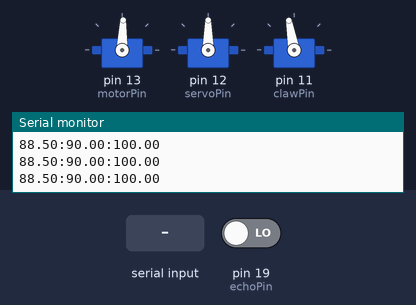
This sketch was run on a simulated Arduino Mega 2560, built with avr-gcc and run on an emulated ATmega2560. Shown: 3 × servo, the last lines printed to the serial monitor. The test bench sets the inputs (shaded band); at power-on: pin 19 (echoPin) LOW.

Above: at 4.2 s.
4.3 s: "<90:45:200>" received over Serial
At 5.5 s:
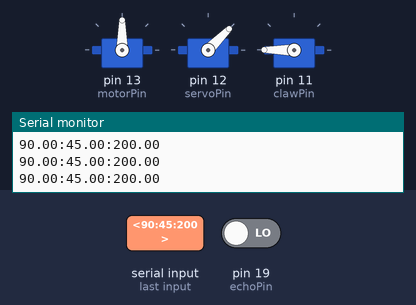
5.8 s: "<30:150:10>" received over Serial
At 6.7 s:
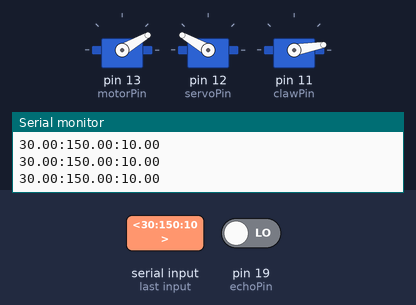
7.3 s: "<90:45>" received over Serial
At 7.8 s:
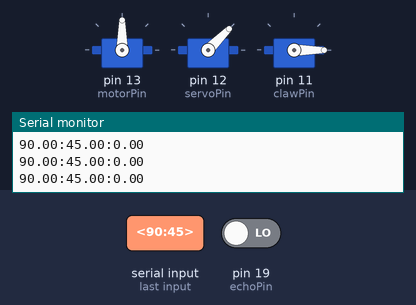
8.8 s: "<1>" received over Serial
At 10.0 s:
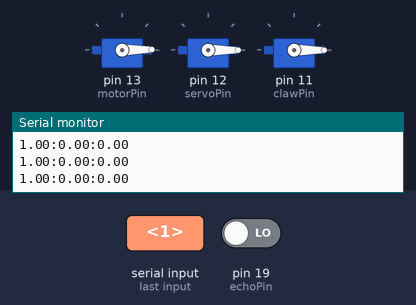
10.3 s: "<200>" received over Serial
At 11.2 s:
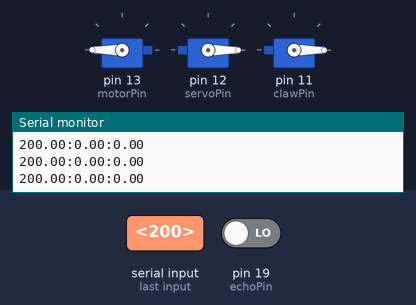
Timing chart, 0 to 12.8 s (numbered marks = the images above; inputs shaded):
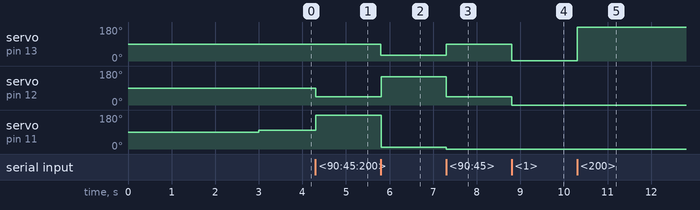

The sketch:

Minipod_v1.0.ino
```cpp
#include <TimerOne.h>
#include <Servo.h>

#define clawPin 11
#define servoPin 12
#define motorPin 13

#define trigPin 53
#define echoPin 19										// Pins 20 and 21 need special conditions to work, so use 19 instead
#define echo_int 4										// identifier for the interrupt pin
														// INT4 --> Pin 2, identifier 0
														// INT5 --> Pin 3, identifier 1
														// INT0 --> Pin 21, identifier 2
														// INT1 --> Pin 20, identifier 3
														// INT2 --> Pin 19, identifier 4
														// INT3 --> Pin 18, identifier 5

#define TIMER_US 50										// 50 uS timer duration
#define TICK_COUNTS 2000								// 25 mS worth of timer ticks, keep at least 2000 so that it doesn't give random readings


float const motorSpeedDefault = 88.5;					//92.50 for 9600 and below baud rate, 88.5 for higher baud rates

Servo Servo1;
Servo Servo2;
Servo Servo3;

float motorSpeed = motorSpeedDefault;
float servoAngle = 90;
float clawAngle = 100;


volatile long echo_start = 0;
volatile long echo_end = 0;
volatile long echo_duration = 0;
volatile int trigger_time_count = 0;


const byte numChars = 32;								// Max number of bytes received from the input buffer (absolute max is 64)
char receivedChars[numChars];
char tempChars[numChars];

float floatFromMessage1 = 0.0;
float floatFromMessage2 = 0.0;
float floatFromMessage3 = 0.0;

boolean newData = false;


const long interval = 100; 								// Has to be equal to or lower than the timeout in serial.Serial) Python setup
														// 100 preferable is preferable in order not to interact with serial.read()
unsigned long currentMillis;
unsigned long previousMillis = 0;


boolean contactReset = false;
boolean cleanBuffer = false;

//==========================

void setup() {
	delay(3000);										// Allow the ECU to initialize

    Serial.begin(38400);

    pinMode(trigPin, OUTPUT);
    pinMode(echoPin, INPUT);

	Servo1.attach(motorPin);
    Servo2.attach(servoPin);
    Servo3.attach(clawPin);

    Timer1.initialize(TIMER_US);						// Initiates timers and pin change + external ISR's
    Timer1.attachInterrupt(timerIsr);
    attachInterrupt(echo_int, echo_interrupt, CHANGE);
}

//==========================

void loop() {
    sendData();

    recvWithStartEndMarkers();
    if (newData == true) {
        strcpy(tempChars, receivedChars);
        parseData();
        setOutputs();

        newData = false;
    }

    checkForCollision();

    Servo1.write(motorSpeed);
    Servo2.write(servoAngle);
    Servo3.write(clawAngle);
}

//==========================

void sendData() {										// Sends data every x seconds interval
    currentMillis = millis();

    if (currentMillis - previousMillis >= interval) {
      previousMillis = currentMillis;


	  //Serial.println(echo_duration / 58);
      Serial.print(motorSpeed);
      Serial.print(":");
      Serial.print(servoAngle);
      Serial.print(":");
      Serial.println(clawAngle);
    }
}

//==========================

void recvWithStartEndMarkers() {						// Reads data byte by byte and stores in a byte array
    static boolean recvInProgress = false;
    static byte ndx = 0;
    char startMarker = '<';
    char endMarker = '>';
    char rc;

    if (cleanBuffer == true) {							// Cleans the input buffer if a collision has happened so that no more signals are sent
        cleanBuffer = false;

        while (Serial.available() > 0) {
            Serial.read();
        }
    }
    else {
        while (Serial.available() > 0 && newData == false) {
            rc = Serial.read();

            if (recvInProgress == true) {
				if (rc != endMarker) {
					receivedChars[ndx] = rc;
					ndx++;
                    if (ndx >= numChars) {
						ndx = numChars - 1;
                   }
                }
                else {
					receivedChars[ndx] = '\0';			// Terminate the string
					recvInProgress = false;
					ndx = 0;
					newData = true;
                }
            }
            else if (rc == startMarker) {
                recvInProgress = true;
           }
        }
    }
}

//==========================

void parseData() {										// Parses data from the byte array
    char * strtokIndx;

    strtokIndx = strtok(tempChars,":");
    floatFromMessage1 = atof(strtokIndx);

    strtokIndx = strtok(NULL, ":");
    floatFromMessage2 = atof(strtokIndx);

    strtokIndx = strtok(NULL, ":");
    floatFromMessage3 = atof(strtokIndx);
}

//==========================

void setOutputs() {										// Sets motors' and servos' values to the parsed data values
    motorSpeed = floatFromMessage1;
    servoAngle = floatFromMessage2;
    clawAngle = floatFromMessage3;
}

//==========================

void checkForCollision() {								// Checks for collision detected by the ultrasonic sensor

	if (((echo_duration / 58) <= 40) && ((echo_duration / 58) != 0) && (contactReset == false)) {
		motorSpeed = motorSpeedDefault;
		contactReset = true;

		cleanBuffer = true;
    }
    else if ((((echo_duration / 58) >= 50)) && (contactReset == true)) {
		contactReset = false;
    }
}

//==========================

void timerIsr() {										// Interrupt routine that triggers trigPin every x seconds interval
	trigger_pulse();
}

//==========================

void trigger_pulse() {
      static volatile int state = 0;

      if (!(--trigger_time_count)) {					// Count to TICK_COUNTS value, if timeout - initiate trigger pulse
         trigger_time_count = TICK_COUNTS;
         state = 1;
      }

      switch(state) {									// State machine handles delivery of trigger pulse
        case 0:
            break;

        case 1:
           digitalWrite(trigPin, HIGH);
           state = 2;
           break;

        case 2:
        default:
           digitalWrite(trigPin, LOW);
           state = 0;
           break;
     }
}

//==========================

void echo_interrupt() {									// Test to see whether the echo signal is high or low

	switch (digitalRead(echoPin)) {
    case HIGH:
		echo_end = 0;
		echo_start = micros();
		break;

    case LOW:
		echo_end = micros();

		if ((echo_end - echo_start) / 58 <= 400) {
			echo_duration = echo_end - echo_start;
		}

		break;
	}
}
```

Measured:
- after the input at 4.3 s, servo on pin 13 (motorPin): 88° → 90° at once; servo on pin 12 (servoPin): 90° → 45° at once; servo on pin 11 (clawPin): 100° → 180° at once
- after the input at 5.8 s, servo on pin 13 (motorPin): 90° → 30° at once; servo on pin 12 (servoPin): 45° → 150° at once; servo on pin 11 (clawPin): 180° → 10° at once
- after the input at 7.3 s, servo on pin 13 (motorPin): 30° → 90° at once; servo on pin 12 (servoPin): 150° → 45° at once; servo on pin 11 (clawPin): 10° → 0° at once
- after the input at 8.8 s, servo on pin 13 (motorPin): 90° → 1° at once; servo on pin 12 (servoPin): 45° → 0° at once
- after the input at 10.3 s, servo on pin 13 (motorPin): 1° → 180° at once
